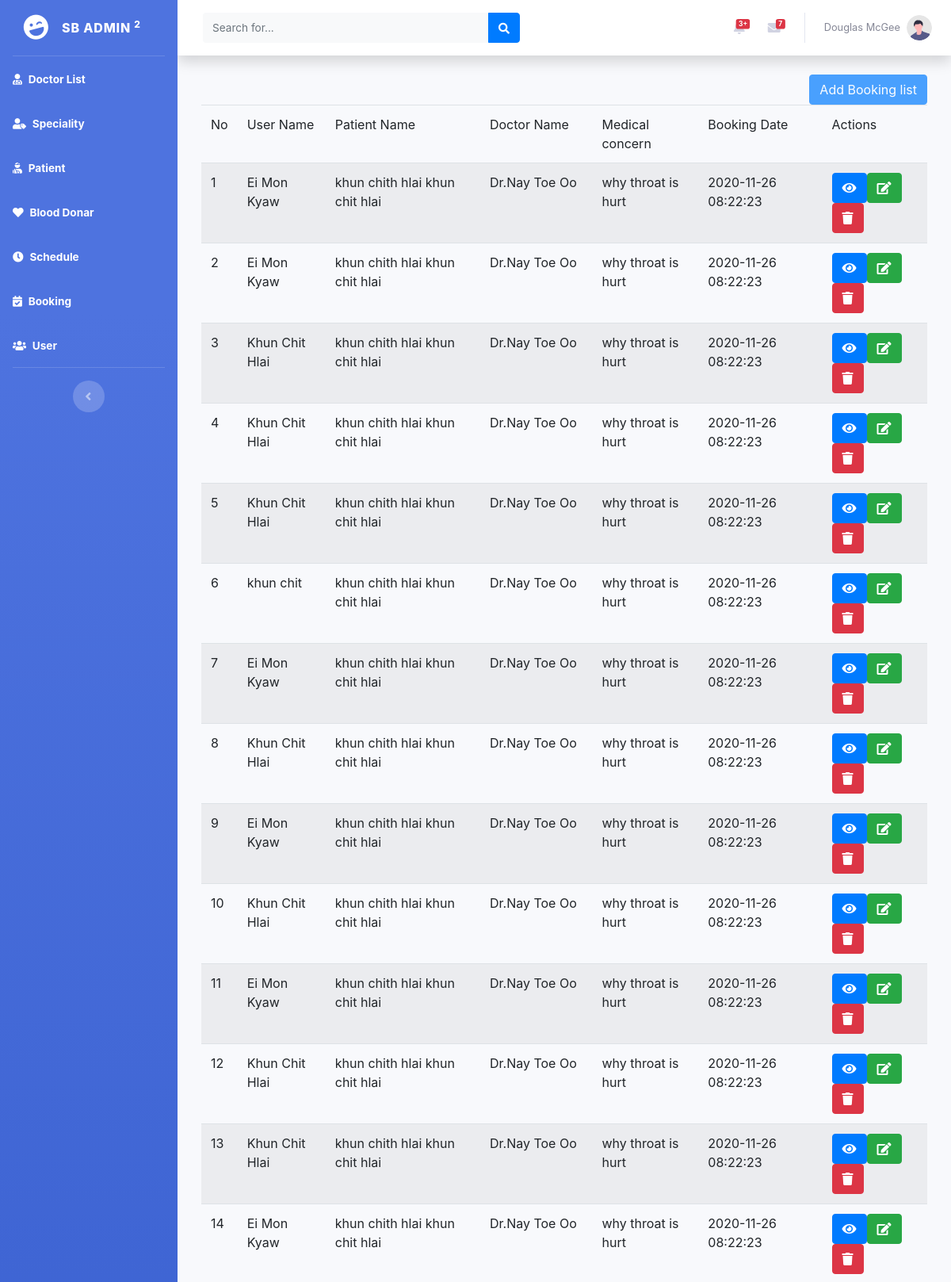
/backend/bookingindex.php (upper part), run on the app's committed database.
### tables this page shows
CREATE TABLE `doctor` (
  `id` int(11) NOT NULL,
  `name` varchar(255) NOT NULL,
  `email` varchar(255) NOT NULL,
  `phone` varchar(20) NOT NULL,
  `address` varchar(255) NOT NULL,
  `degree` varchar(255) NOT NULL,
  `experience` varchar(255) NOT NULL,
  `image` longtext NOT NULL,
  `speciality` int(11) NOT NULL
);

CREATE TABLE `bookingregister` (
  `id` int(11) NOT NULL,
  `name` varchar(255) NOT NULL,
  `phone` varchar(255) NOT NULL,
  `email` varchar(255) NOT NULL,
  `password` varchar(255) NOT NULL
);

CREATE TABLE `patient` (
  `id` int(11) NOT NULL,
  `firstname` varchar(255) NOT NULL,
  `lastname` varchar(255) NOT NULL,
  `dob` varchar(255) NOT NULL,
  `gender` varchar(20) NOT NULL,
  `email` varchar(255) NOT NULL
);

CREATE TABLE `bookings` (
  `id` int(11) NOT NULL,
  `userid` varchar(255) NOT NULL,
  `patientid` varchar(255) NOT NULL,
  `doctorid` varchar(255) NOT NULL,
  `medicalconcern` varchar(255) NOT NULL,
  `date` timestamp NOT NULL DEFAULT current_timestamp()
);

### backend/include/dbconn.php (called while the page is built, shortened)
<?php
class Database
{
	private static $dbHost='localhost';
	private static $dbName='hospital';
	private static $dbUserName='root';
	private static $dbPassword='';
	private static $cont=null;
	public static function connect(){
	if (null== self::$cont) {
		try{
			self::$cont=new PDO("mysql:host=".self::$dbHost.";"."dbname=".self::$dbName,self::$dbUserName,self::$dbPassword);
		}
		catch (PDOException $e){
			die($e->getMessage());
		}
	}
	return self::$cont;
}
}
?>

### backend/model/booking.php (called while the page is built, shortened)
<?php
include_once('include/dbconn.php');
class Booking
{
public function showBoo(){
		$this->pdo=Database::connect();
		$this->pdo->setAttribute(PDO::ATTR_ERRMODE,PDO::ERRMODE_EXCEPTION);
		$sql="select * from bookings";
		$stmt=$this->pdo->prepare($sql);
		$stmt -> execute();
		$results = $stmt -> fetchAll(PDO::FETCH_ASSOC);
		return $results;
}
}
?>

### backend/controller/bookingcontroller.php (called while the page is built, shortened)
<?php
include_once('model/booking.php');
class BookingController extends Booking{
public function Booking(){
		return $this->showBoo();
	}
}
?>

### backend/model/bookingreg.php (called while the page is built, shortened)
<?php
include_once('include/dbconn.php');
class Bookingreg
{
	public function uname($user){
		$this->pdo=Database::connect();
		$this->pdo->setAttribute(PDO::ATTR_ERRMODE,PDO::ERRMODE_EXCEPTION);
		$sql="select * from bookingregister where id=:uid";
		$stmt=$this->pdo->prepare($sql);
		$stmt->bindParam('uid',$user);
		$stmt -> execute();
    	$results = $stmt -> fetchAll(PDO::FETCH_ASSOC);
		return $results;
	}
}
?>

### backend/controller/bookingregcontroller.php (called while the page is built, shortened)
<?php
include_once('model/bookingreg.php');
class BookingregController extends Bookingreg
{
public function username($user){
	return $this->uname($user);
}
}
?>

### backend/model/patient.php (called while the page is built, shortened)
<?php
include_once('include/dbconn.php');
class Patient
{
public function pname($patient){
	$this->pdo=Database::connect();
	$this->pdo->setAttribute(PDO::ATTR_ERRMODE,PDO::ERRMODE_EXCEPTION);
	$sql="select * from patient where id=:patient";
	$stmt=$this->pdo->prepare($sql);
	$stmt->bindParam(':patient',$patient);
	$stmt -> execute();
	$results = $stmt -> fetchAll(PDO::FETCH_ASSOC);
	return $results;
}
}
?>

### backend/controller/patientcontroller.php (called while the page is built, shortened)
<?php
include_once('model/patient.php');
class PatientController extends Patient
{
	public function patientname($patient){
		return $this->pname($patient);
	}
}
?>

### backend/model/doctor.php (called while the page is built, shortened)
<?php
include_once('include/dbconn.php');
class Doctor
{
public function name($doctor){
	$this->pdo=Database::connect();
	$this->pdo->setAttribute(PDO::ATTR_ERRMODE,PDO::ERRMODE_EXCEPTION);
	$sql="select * from doctor where id=:info";
	$stmt=$this->pdo->prepare($sql);
	$stmt->bindParam(':info',$doctor);
	$stmt -> execute();
	$results = $stmt -> fetchAll(PDO::FETCH_ASSOC);
	return $results;
}
}
?>

### backend/controller/doctorcontroller.php (called while the page is built, shortened)
<?php
include_once('model/doctor.php');
class DoctorController extends Doctor{
public function doctorname($doctor){
	return $this->name($doctor);
}
}
?>

### backend/bookingindex.php (the view, shortened to what this page needs)
<!DOCTYPE html>
<html lang="en">
<head>
	<link rel="stylesheet" href="https://cdnjs.cloudflare.com/ajax/libs/font-awesome/4.7.0/css/font-awesome.min.css">
    <link href="vendor/fontawesome-free/css/all.min.css" rel="stylesheet" type="text/css">
    <link href="css/sb-admin-2.min.css" rel="stylesheet">
    <link href="css/bootstrap.css" rel="stylesheet">
</head>
<body id="page-top">
    <div id="wrapper">
        <ul class="navbar-nav bg-gradient-primary sidebar sidebar-dark accordion" id="accordionSidebar">
            <a class="sidebar-brand d-flex align-items-center justify-content-center" href="index.php">
                <div class="sidebar-brand-icon rotate-n-15">
                    <i class="fas fa-laugh-wink"></i>
                </div>
                <div class="sidebar-brand-text mx-3">SB Admin <sup>2</sup></div>
            </a>
            <hr class="sidebar-divider my-0">
            <li class="nav-item active">
                <a class="nav-link" href="doctorindex.php">
                    <i class="fas fa-user-md"></i>
                    <span>Doctor List</span></a>
            </li>
            <li class="nav-item active">
                <a class="nav-link" href="categoryindex.php">
                    <i class="fas fa-user-tag"></i>
                    <span>Speciality</span></a>
            </li>
            <li class="nav-item active">
                <a class="nav-link" href="patientindex.php">
                    <i class="fas fa-user-injured"></i>
                    <span>Patient</span></a>
            </li>
            <li class="nav-item active">
                <a class="nav-link" href="bloodindex.php">
                    <i class="fa fa-heart"></i>
                    <span>Blood Donar</span></a>
            </li>
            <li class="nav-item active">
                <a class="nav-link" href="scheduleindex.php">
                    <i class="fas fa-clock"></i>
                    <span>Schedule</span></a>
            </li>
            <li class="nav-item active">
                <a class="nav-link" href="bookingindex.php">
                <i class="fas fa-calendar-check"></i>
                    <span>Booking</span></a>
            </li>
            <li class="nav-item active">
                <a class="nav-link" href="bookingregindex.php">
                <i class="fas fa-users"></i>
                    <span>User</span></a>
            </li>
            <hr class="sidebar-divider d-none d-md-block">
            <div class="text-center d-none d-md-inline">
                <button class="rounded-circle border-0" id="sidebarToggle"></button>
            </div>
        </ul>
        <div id="content-wrapper" class="d-flex flex-column">
            <div id="content">
                <nav class="navbar navbar-expand navbar-light bg-white topbar mb-4 static-top shadow">
                    <form
                        class="d-none d-sm-inline-block form-inline mr-auto ml-md-3 my-2 my-md-0 mw-100 navbar-search">
                        <div class="input-group">
                            <input type="text" class="form-control bg-light border-0 small" placeholder="Search for..."
                                aria-label="Search" aria-describedby="basic-addon2">
                            <div class="input-group-append">
                                <button class="btn btn-primary" type="button">
                                    <i class="fas fa-search fa-sm"></i>
                                </button>
                            </div>
                        </div>
                    </form>
                    <ul class="navbar-nav ml-auto">
                        <li class="nav-item dropdown no-arrow mx-1">
                            <a class="nav-link dropdown-toggle" href="#" id="alertsDropdown" role="button"
                                data-toggle="dropdown" aria-haspopup="true" aria-expanded="false">
                                <span class="badge badge-danger badge-counter">3+</span>
                            </a>
                        </li>
                        <li class="nav-item dropdown no-arrow mx-1">
                            <a class="nav-link dropdown-toggle" href="#" id="messagesDropdown" role="button"
                                data-toggle="dropdown" aria-haspopup="true" aria-expanded="false">
                                <i class="fas fa-envelope fa-fw"></i>
                                <span class="badge badge-danger badge-counter">7</span>
                            </a>
                        </li>
                        <li class="nav-item dropdown no-arrow">
                            <a class="nav-link dropdown-toggle" href="#" id="userDropdown" role="button"
                                data-toggle="dropdown" aria-haspopup="true" aria-expanded="false">
                                <span class="mr-2 d-none d-lg-inline text-gray-600 small">Douglas McGee</span>
                                <img class="img-profile rounded-circle"
                                    src="img/undraw_profile.svg">
                            </a>
                        </li>
                    </ul>
                </nav>
                <div class="container-fluid">
					<?php
include_once('controller/bookingcontroller.php');
$bookingController=new BookingController();
$results=$bookingController->Booking();
?>
<div class="container">
<div class='float-right' style=" opacity: 0.7;">
    <a href='addbooking.php' class='btn btn-primary pull-right'>Add Booking list</a>
</div>
 <table class="table table-striped">
<thead>
<tr>
<td>No</td>
<td>User Name</td>
<td>Patient Name</td>
<td>Doctor Name</td>
<td>Medical concern</td>
<td>Booking Date</td>
<td>Actions</td>
</tr>
</thead>
<tbody>
<?php
$i=1;
foreach($results as $result)
{
    $user=$result['userid'];
    $patient=$result['patientid'];
    $doctor=$result['doctorid'];
    include_once('controller/bookingregcontroller.php');
    include_once('controller/patientcontroller.php');
    include_once('controller/doctorcontroller.php');
    $bookingregController=new BookingregController();
    $patientController=new PatientController();
    $doctorController=new DoctorController();
    $bresults=$bookingregController->username($user);
    $presults=$patientController->patientname($patient);
    $dresults=$doctorController->doctorname($doctor);
foreach($bresults as $bresult){
    foreach($presults as $presult){
        foreach($dresults as $dresult){
 ?>
<tr>
<td><?php echo $i++?> </td>
<td><?php echo $bresult['name'];?> </td>
<td><?php echo $presult['firstname'];?>&nbsp;<?php echo $presult['lastname'];?> </td>
<td><?php echo $dresult['name'];?> </td>
<td><?php echo $result['medicalconcern'];?> </td>
<td><?php echo $result['date'];?> </td>
<td><a class="btn btn-primary" href="bookingview.php?id=<?php echo $result['id'];?>" ><i class="fa fa-eye"></i></a><a class="btn btn-success" href="bookingedit.php?id=<?php echo $result['id'];?>"><i class="fa fa-edit"></i></a> <a class="btn btn-danger" onclick="return deleteuser(<?php echo $result['id'];?>);"><i class="fa fa-trash"></i></a></td>
</tr>
<?php
}
    }
}
}
?>
</tbody>
</table>
</div>
</div>
                </div>
            </div>
        </div>
</body>
</html>

### data on the page
bookings: medicalconcern "why throat is hurt", date "2020-11-26 08:22:23"
bookingregister: name "Ei Mon Kyaw"
patient: firstname "khun chith hlai", lastname "khun chit hlai"
doctor: name "Dr.Nay Toe Oo"
bookings: medicalconcern "why throat is hurt", date "2020-11-26 08:22:23"
bookings: medicalconcern "why throat is hurt", date "2020-11-26 08:22:23"
bookingregister: name "Khun Chit Hlai"
bookings: medicalconcern "why throat is hurt", date "2020-11-26 08:22:23"
bookings: medicalconcern "why throat is hurt", date "2020-11-26 08:22:23"
bookingregister: name "Khun Chit Hlai"
bookings: medicalconcern "why throat is hurt", date "2020-11-26 08:22:23"
bookingregister: name "khun chit"
bookings: medicalconcern "why throat is hurt", date "2020-11-26 08:22:23"
bookings: medicalconcern "why throat is hurt", date "2020-11-26 08:22:23"
bookings: medicalconcern "why throat is hurt", date "2020-11-26 08:22:23"
bookings: medicalconcern "why throat is hurt", date "2020-11-26 08:22:23"
bookingregister: name "Khun Chit Hlai"
bookings: medicalconcern "why throat is hurt", date "2020-11-26 08:22:23"
bookings: medicalconcern "why throat is hurt", date "2020-11-26 08:22:23"
bookingregister: name "Khun Chit Hlai"
bookings: medicalconcern "why throat is hurt", date "2020-11-26 08:22:23"
bookings: medicalconcern "why throat is hurt", date "2020-11-26 08:22:23"
